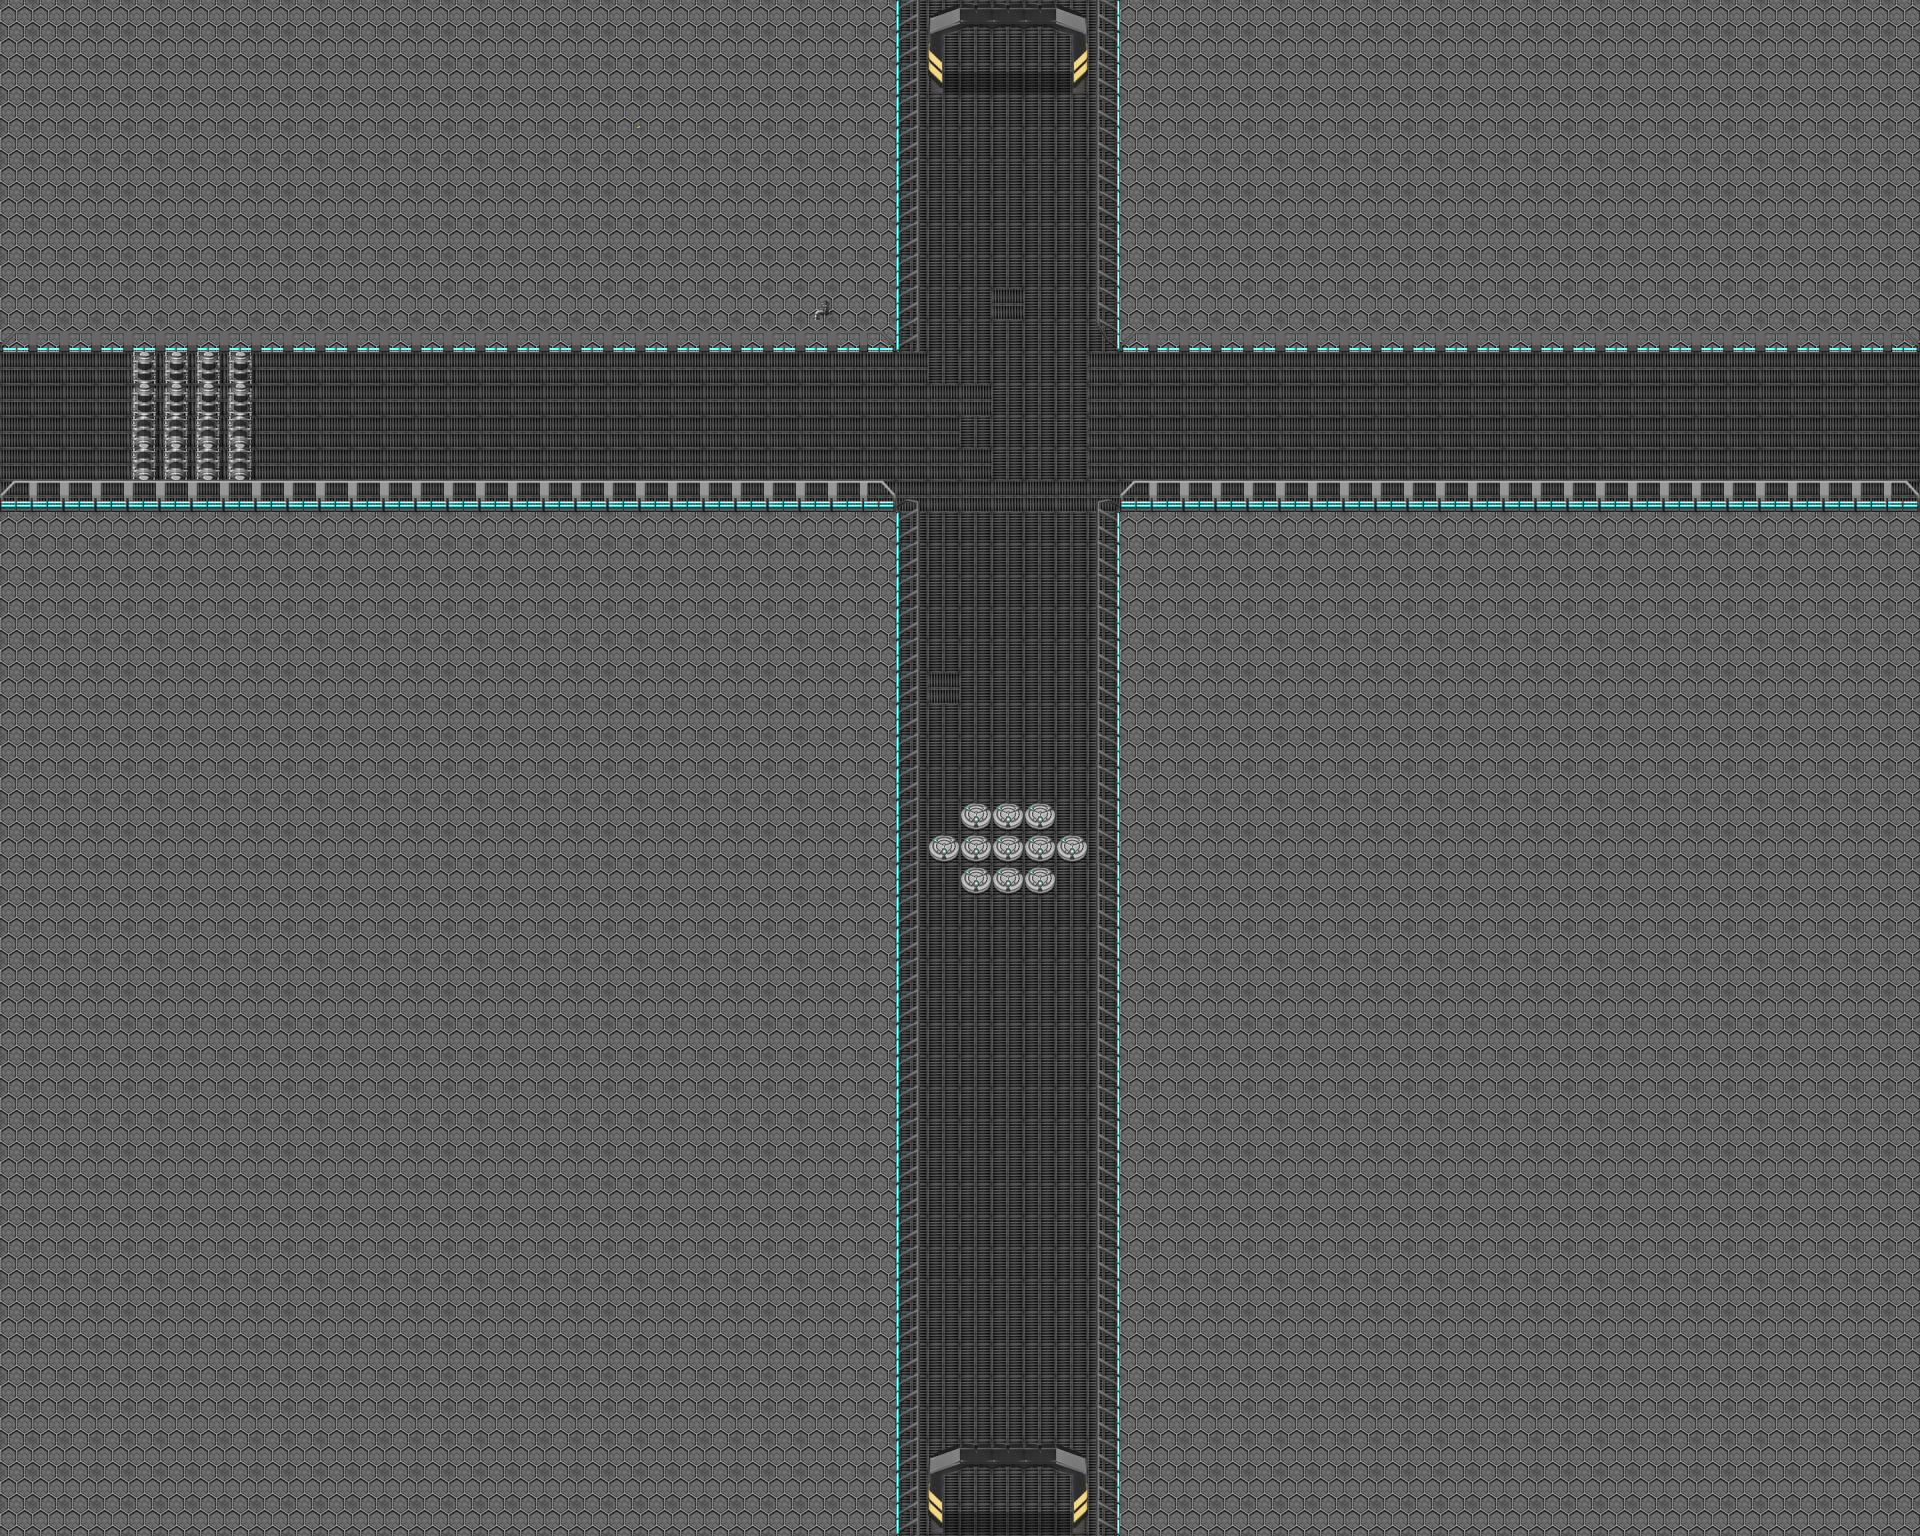

Below is a game level as drawn by its tile map, then a one-line description and the .tmx that defines it (tile-layer data replaced by summaries):
An orthogonal 60x48 tile map with 32x32 px tiles, 6 tile layers (Background, BottomOfDoors, Destructables, Destroyed, ...), 6 tilesets and 1 object (PlayerStart).

<map version="1.4" tiledversion="1.4.3" orientation="orthogonal" renderorder="right-down" width="60" height="48" tilewidth="32" tileheight="32" infinite="0" nextlayerid="9" nextobjectid="7">
 <editorsettings>
  <export target="../../../../../PycharmProjects/platformer/data/tilemap/scifi_map.json" format="json" />
 </editorsettings>
 <tileset firstgid="1" source="scifi-A2.tsx" />
 <tileset firstgid="193" source="scifi-D.tsx" />
 <tileset firstgid="449" source="scifi-E.tsx" />
 <tileset firstgid="705" source="scifi-A4.tsx" />
 <tileset firstgid="945" source="scifi-C.tsx" />
 <tileset firstgid="1201" source="scifi-B.tsx" />
 <layer id="1" name="Background" width="60" height="48">
  <data>[2880 cells, 2880 non-empty, 7 distinct tile ids]</data>
 </layer>
 <layer id="6" name="BottomOfDoors" width="60" height="48">
  <data>[2880 cells, 10 non-empty, 3 distinct tile ids]</data>
 </layer>
 <layer id="7" name="Destructables" width="60" height="48">
  <data>[2880 cells, 27 non-empty, 3 distinct tile ids]</data>
 </layer>
 <layer id="8" name="Destroyed" width="60" height="48">
  <data>[2880 cells, 16 non-empty, 2 distinct tile ids]</data>
 </layer>
 <layer id="3" name="Obstacles" width="60" height="48">
  <data>[2880 cells, 196 non-empty, 15 distinct tile ids]</data>
 </layer>
 <layer id="2" name="TopOfDoors" width="60" height="48">
  <data>[2880 cells, 22 non-empty, 7 distinct tile ids]</data>
 </layer>
 <objectgroup id="4" name="Locations">
  <object id="6" name="PlayerStart" x="1004" y="439">
   <point />
  </object>
 </objectgroup>
</map>
